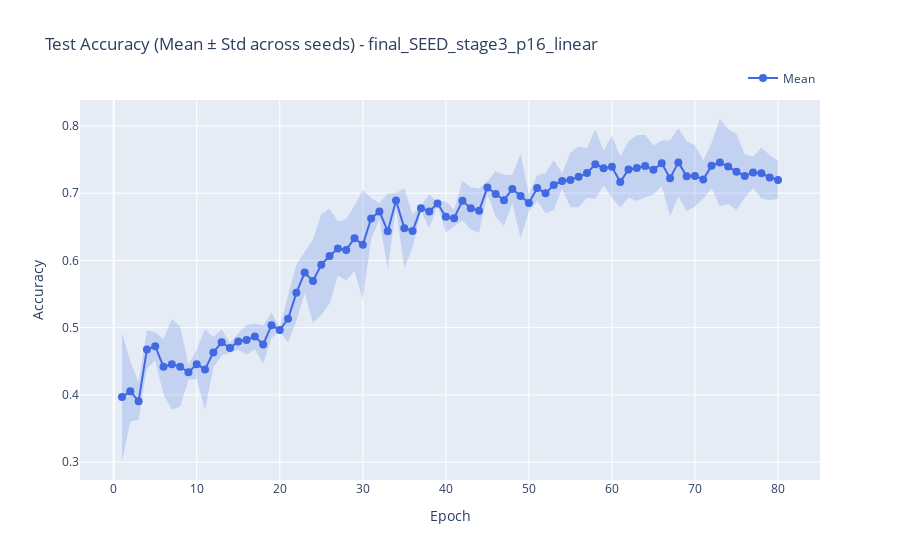
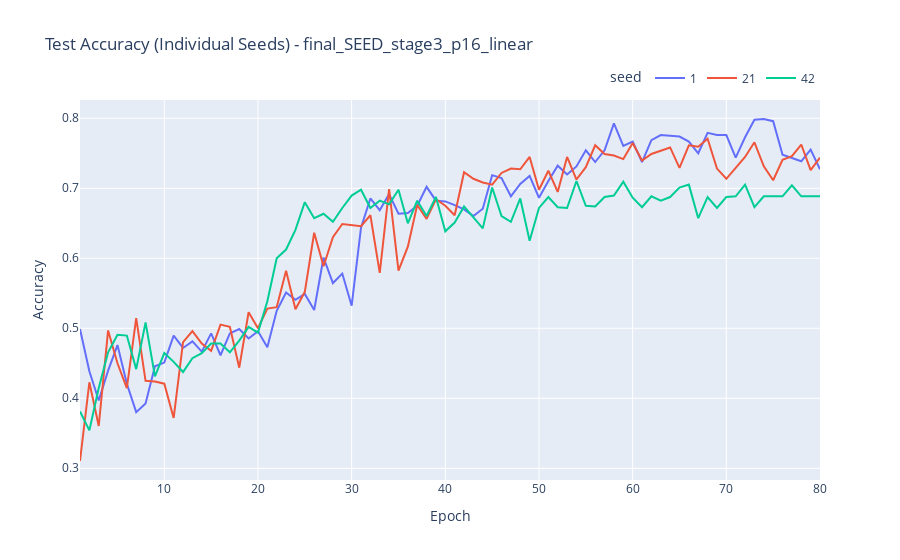
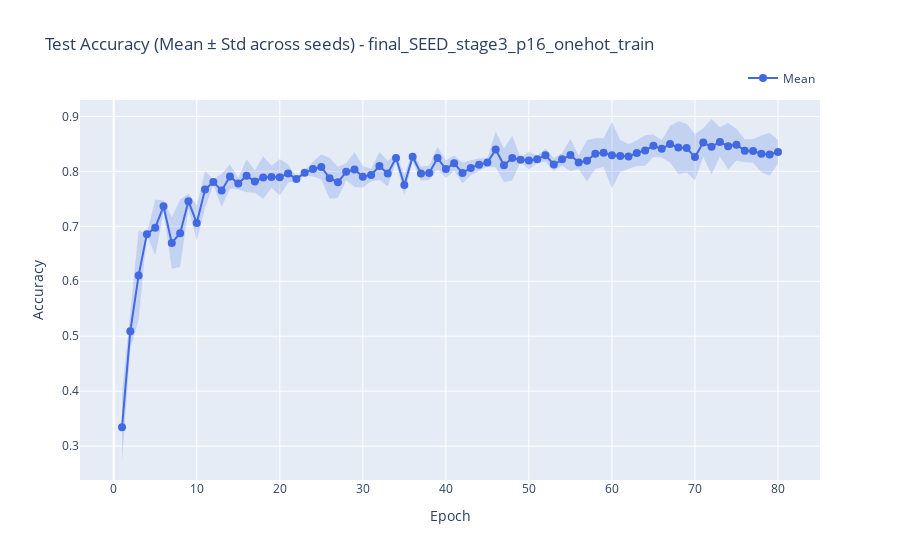
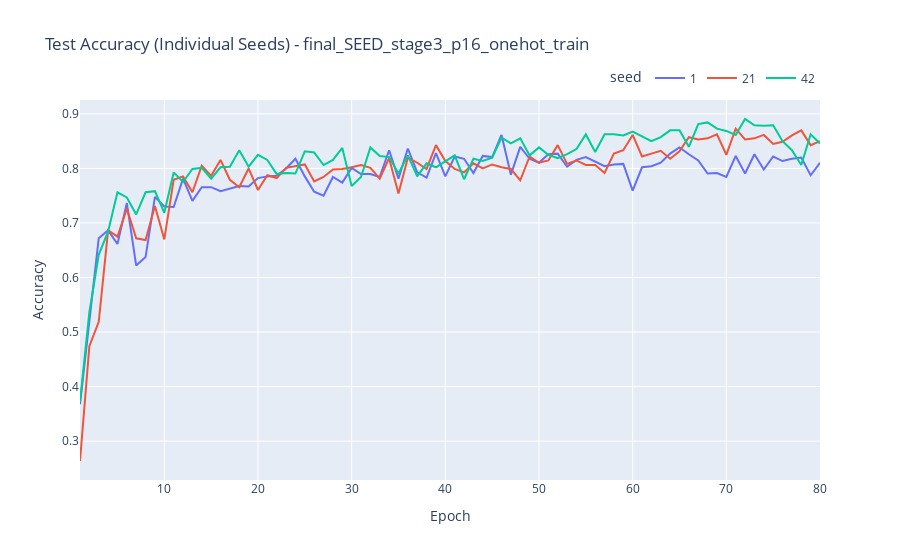

Here is the notebook cell these charts were saved with, in order:
### Code cell
# Evaluate each configuration group
all_group_results = []
for config_name, seed_runs in tqdm(config_groups.items(), desc="Evaluating configuration groups"):
    # Only evaluate groups with multiple seeds
    if len(seed_runs) >= 1:
        group_result = evaluate_run_group(config_name, seed_runs, eval_results_dir, 
                                          plot_confusion_matrix=False, metrics_to_plot=metrics_to_plot)
        all_group_results.append(group_result)

# Create a summary table of results
print("\nSummary of results by configuration:")
summary_data = []
for result in all_group_results:
    if 'mean_accuracy' in result:
        summary_data.append({
            'config': result['config_name'],
            'num_seeds': len(result['seeds']),
            'mean_accuracy': result['mean_accuracy'],
            'std_accuracy': result['std_accuracy'],
            'min_accuracy': min(result['test_accuracies']),
            'max_accuracy': max(result['test_accuracies'])
        })

if summary_data:
    summary_df = pd.DataFrame(summary_data)
    summary_df = summary_df.sort_values('mean_accuracy', ascending=False)
    
    # Save to CSV
    summary_path = os.path.join(eval_results_dir, 'config_results_summary.csv')
    summary_df.to_csv(summary_path, index=False)
    
    # Print summary
    display(summary_df)
    print(f"\nConfiguration summary saved to {summary_path}")

print("\nAnalysis complete!")
